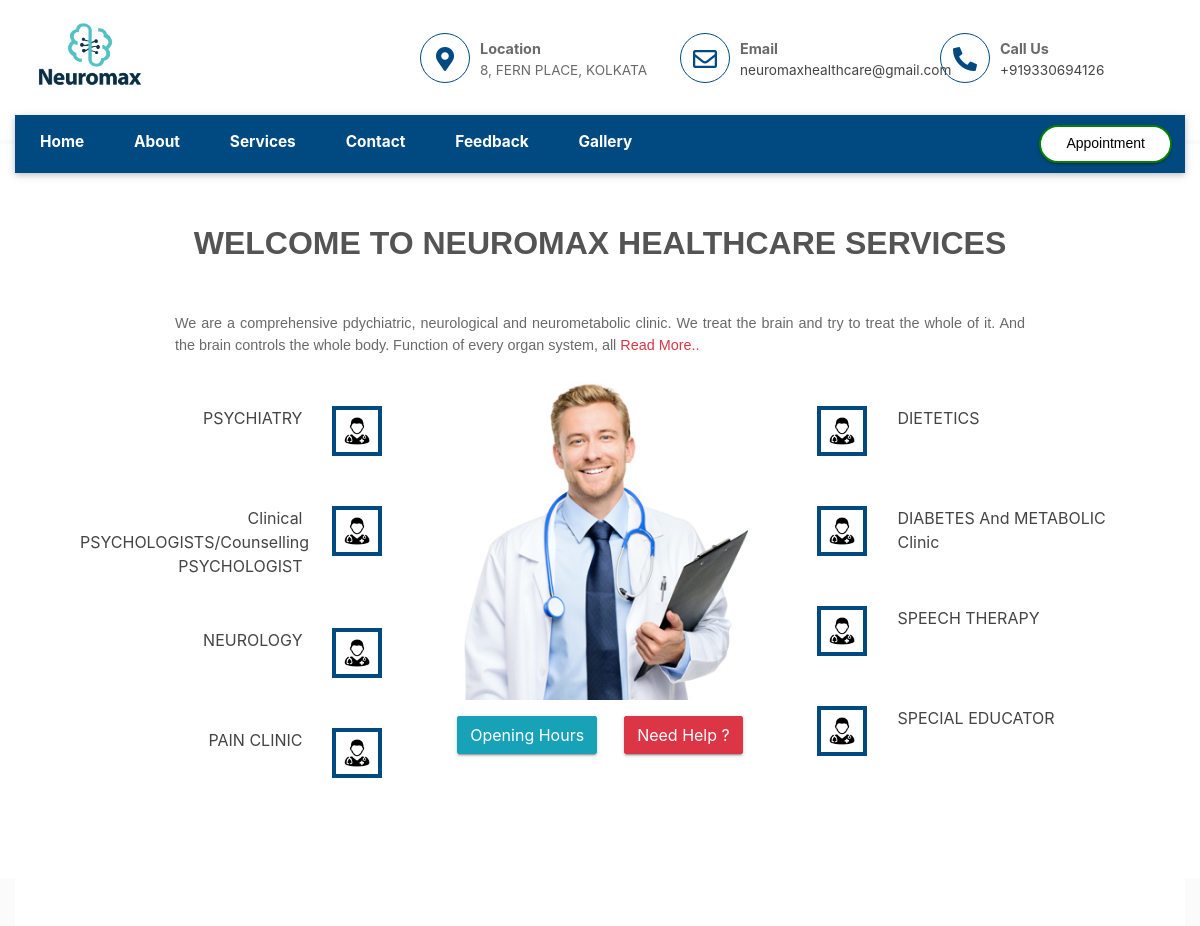
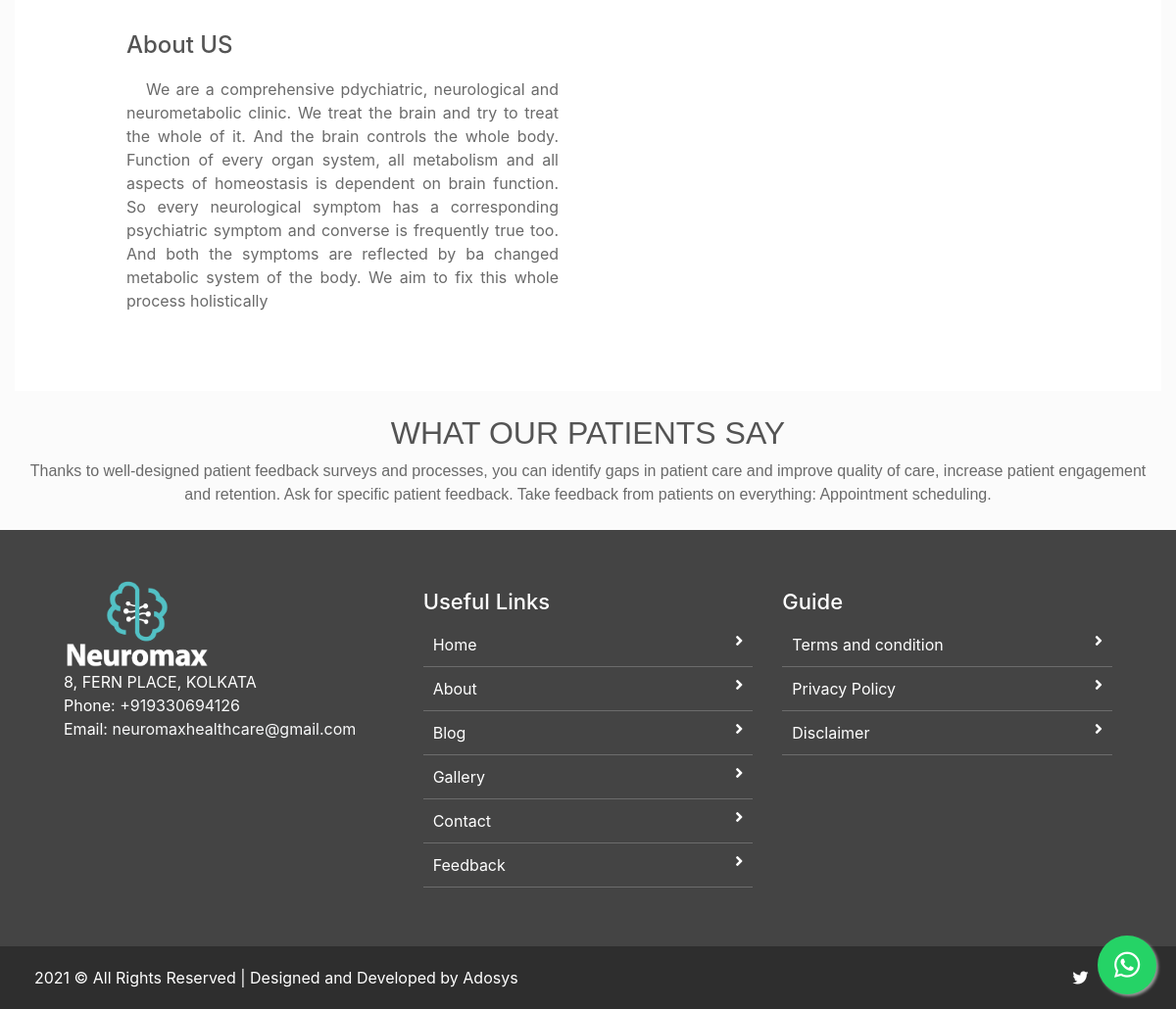
The page / on the database its author committed (2 pictures, top to bottom).
### tables this page shows
CREATE TABLE `table_department_master` (
  `Dept_Id` int(11) NOT NULL,
  `Dept_Name` varchar(100) NOT NULL,
  `Dept_Date` datetime(6) NOT NULL DEFAULT current_timestamp(6)
);

### class/class.php (the view, shortened to what this page needs)
<?php
class Main_Classes
{
	var $conn;
	public function __construct()
	 {
    $this->conn= new mysqli(HOST,USERNAME,PASSWORD,DATABASE);
  }
  public function All_Department_Left($limit_start, $limit_end)
  {
     $sql = "SELECT `Dept_Id`, `Dept_Name`, `Dept_Date` FROM `table_department_master` ORDER BY Dept_Id ASC LIMIT ".$limit_start.",".$limit_end."";
     $result = $this->conn->query($sql);
      if($result->num_rows)
        {
           $output='';
            while($fetch = $result->fetch_array(MYSQLI_ASSOC))
             {
                $output .='
                <div class="single-feature">
                    <div class="col-md-12">
                        <div class="row">
                          <div class="col-md-9">
                              <p class="text_doc"><a href="javascript:void(0)" data-dept_id="'.$fetch['Dept_Id'].'" class="Department_Doctor">'.ucwords($fetch['Dept_Name']).'</a></p>
                          </div>
                          <div class="col-md-3 logo_img_doc">
                              <img src="assets/img/banner/doc_logo2.jpg" width="auto" height="50px" class="doc_logo">
                          </div>
                        </div>
                        </div>
                    </div>
                ';
             }
          return $output;
        }
  }
  public function All_Department_Right($limit_start, $limit_end)
  {
     $sql = "SELECT `Dept_Id`, `Dept_Name`, `Dept_Date` FROM `table_department_master` ORDER BY Dept_Id ASC LIMIT ".$limit_start.",".$limit_end."";
     $result = $this->conn->query($sql);
      if($result->num_rows)
        {
           $output='';
            while($fetch = $result->fetch_array(MYSQLI_ASSOC))
             {
                $output .='
                <div class="single-feature right_list">
                    <div class="col-md-12">
                        <div class="row">
                          <div class="col-md-3 logo_img_doc1">
                              <img src="assets/img/banner/doc_logo2.jpg" width="auto" height="50px" class="doc_logo">
                          </div>
                          <div class="col-md-9">
                              <p class="text_doc1"><a href="javascript:void(0)"  data-dept_id="'.$fetch['Dept_Id'].'" class="Department_Doctor">'.ucwords($fetch['Dept_Name']).'</a></p>
                          </div>
                        </div>
                        </div>
                    </div>
                ';
             }
          return $output;
        }
  }
  public function Read_More($limit,$text,$content_show)
  {
    $output ='';
    $content = explode(" ", $text);
    $words = array_slice($content,0,$limit);
    $output .= implode(" ",$words);
    $output .="<a href='javascript:void(0)' class='text-danger Read_more_btn' data-text='".$text."' data-content_show='".$content_show."'>&nbsp;Read More..</a>";
    return $output;
  }
}
?>

### rows shown on the page
table_department_master: Dept_Name "PSYCHIATRY"
table_department_master: Dept_Name "Clinical PSYCHOLOGISTS/Counselling PSYCHOLOGIST"
table_department_master: Dept_Name "NEUROLOGY"
table_department_master: Dept_Name "PAIN CLINIC"
table_department_master: Dept_Name "DIETETICS"
table_department_master: Dept_Name "DIABETES And METABOLIC Clinic"
table_department_master: Dept_Name "SPEECH THERAPY"
table_department_master: Dept_Name "SPECIAL EDUCATOR"
